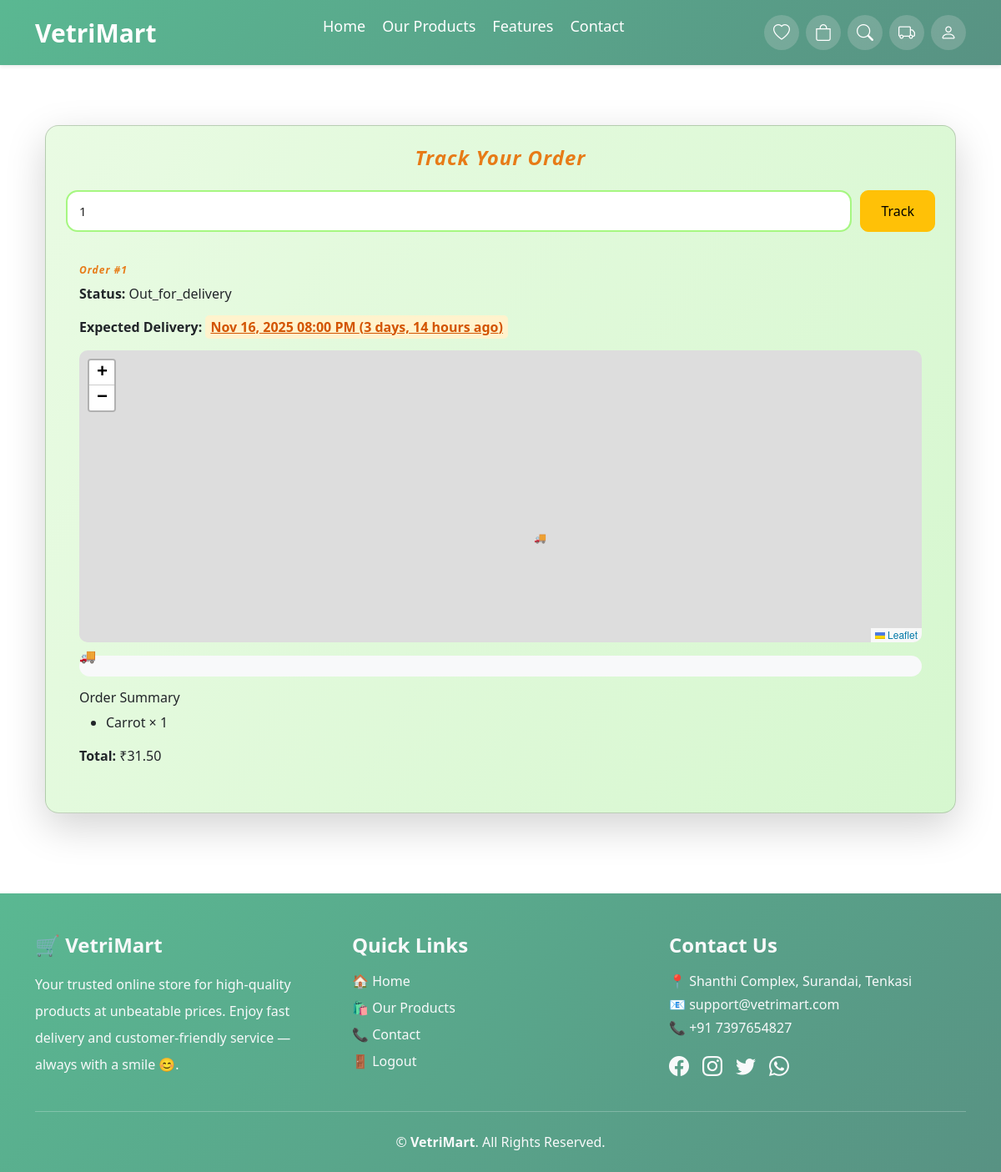
Screenshot of /track-order/?order_id=1 (signed in) with the database file from the repository.
### core/models.py (models this page shows, shortened)
class Order(models.Model):
    STATUS_CHOICES = [
        ('pending', 'Pending'),
        ('confirmed', 'Confirmed'),
        ('processing', 'Processing'),
        ('out_for_delivery', 'Out for Delivery'),
        ('delivered', 'Delivered'),
        ('delayed', 'Delayed'),
        ('failed', 'Failed'),
        ('cancelled', 'Cancelled'),
    ]
    user = models.ForeignKey(settings.AUTH_USER_MODEL, on_delete=models.CASCADE)
    full_name = models.CharField(max_length=100)
    email = models.EmailField(blank=True, null=True)
    phone = models.CharField(max_length=10)
    street_address = models.CharField(max_length=255)
    city = models.CharField(max_length=100)
    delivery_zone = models.ForeignKey('DeliveryZone', on_delete=models.SET_NULL,
                                      null=True, blank=True)
    delivery_slot = models.CharField(max_length=50)
    payment_method = models.CharField(max_length=20)
    latitude = models.FloatField(null=True, blank=True)
    longitude = models.FloatField(null=True, blank=True)
    address_from_map = models.CharField(max_length=255, blank=True, null=True)
    current_latitude = models.FloatField(null=True, blank=True)
    current_longitude = models.FloatField(null=True, blank=True)
    distance_km = models.FloatField(null=True, blank=True)
    expected_delivery_time = models.DateTimeField(null=True, blank=True)
    delivered_at = models.DateTimeField(null=True, blank=True)
    subtotal = models.DecimalField(max_digits=10, decimal_places=2, default=0)
    tax = models.DecimalField(max_digits=10, decimal_places=2, default=0)
    total_amount = models.DecimalField(max_digits=10, decimal_places=2, default=0)
    status = models.CharField(max_length=50, choices=STATUS_CHOICES, default="pending")
    last_notified_status = models.CharField(max_length=50, blank=True, null=True)
    created_at = models.DateTimeField(auto_now_add=True)
    razorpay_order_id = models.CharField(max_length=255, blank=True, null=True)
    razorpay_payment_id = models.CharField(max_length=255, blank=True, null=True)
    razorpay_signature = models.CharField(max_length=255, blank=True, null=True)
    payment_status = models.CharField(max_length=20, default="Pending")
    def get_distance_km(self):
        try:
            if not self.current_latitude or not self.current_longitude:
                return None
            if not self.latitude or not self.longitude:
                return None
            lat1 = radians(self.current_latitude)
            lon1 = radians(self.current_longitude)
            lat2 = radians(self.latitude)
            lon2 = radians(self.longitude)
            dlat = lat2 - lat1
            dlon = lon2 - lon1
            a = sin(dlat / 2) ** 2 + cos(lat1) * cos(lat2) * sin(dlon / 2) ** 2
            c = 2 * atan2(sqrt(a), sqrt(1 - a))
            return 6371 * c
        except:
            return None
    def simulate_movement(self):
        if self.status != "out_for_delivery":
            return
        if not self.current_latitude or not self.current_longitude:
            self.current_latitude = settings.WAREHOUSE_LAT
            self.current_longitude = settings.WAREHOUSE_LON
        step = 0.00045
        if self.latitude and self.longitude:
            if abs(self.latitude - self.current_latitude) > step:
                self.current_latitude += step if self.latitude > self.current_latitude else -step
            else:
                self.current_latitude = self.latitude
            if abs(self.longitude - self.current_longitude) > step:
                self.current_longitude += step if self.longitude > self.current_longitude else -step
            else:
                self.current_longitude = self.longitude
        self.save(update_fields=['current_latitude', 'current_longitude'])
    def update_status(self):
        prev = self.status
        now = timezone.now()
        if self.status in ["delivered", "failed", "cancelled"]:
            return
        if self.status == "pending":
            self.status = "confirmed"
        elif self.status == "confirmed":
            self.status = "processing"
        elif self.status == "processing":
            distance = self.get_distance_km()
            if distance is not None and distance > 0.1:
                self.status = "out_for_delivery"
        if self.expected_delivery_time:
            if now > self.expected_delivery_time and self.status not in ["out_for_delivery", "delivered"]:
                self.status = "delayed"
        distance = self.get_distance_km()
        if distance is not None and distance < 0.05:
            self.status = "delivered"
            self.delivered_at = timezone.now()
        if prev != self.status:
            self.save(update_fields=['status'])
            self.send_status_notification()

class OrderItem(models.Model):
    order = models.ForeignKey(Order, on_delete=models.CASCADE, related_name='items')
    product = models.ForeignKey(Product, on_delete=models.CASCADE, related_name='order_items')
    quantity = models.PositiveIntegerField(default=1)
    price = models.DecimalField(max_digits=10, decimal_places=2)

class Product(models.Model):
    UNIT_CHOICES = [
        ("kg", "Kilogram"),
        ("g", "Gram"),
        ("litre", "Litre"),
        ("ml", "Millilitre"),
        ("piece", "Piece"),
        ("pack", "Pack"),
        ("dozen", "Dozen"),
    ]
    category = models.ForeignKey(
        Category,
        related_name='products',
        on_delete=models.CASCADE
    )
    vendor = models.ForeignKey(
        settings.AUTH_USER_MODEL,
        on_delete=models.CASCADE,
        null=True,
        blank=True,
        related_name='vendor_products'
    )
    title = models.CharField(max_length=200)
    description = models.TextField(blank=True, null=True)
    base_price = models.DecimalField(max_digits=8, decimal_places=2)
    image = models.ImageField(upload_to='products/')
    unit = models.CharField(
        max_length=20,
        choices=UNIT_CHOICES,
        default="kg",
        help_text="Select the measurement unit for this product"
    )
    weight_options = models.CharField(
        max_length=200,
        default="500G,1KG,2KG",
        help_text="Comma-separated weight options such as 500G,1KG,2KG,500ML,1L"
    )
    wishlist_users = models.ManyToManyField(
        settings.AUTH_USER_MODEL,
        related_name='wishlist',
        blank=True
    )
    is_offer = models.BooleanField(
        default=False,
        help_text="Mark this product as an offer"
    )
    discount_percent = models.PositiveIntegerField(
        default=0,
        help_text="Enter discount percentage (e.g. 20 for 20%)"
    )
    offer_start = models.DateTimeField(
        null=True,
        blank=True,
        help_text="When the offer starts"
    )
    offer_end = models.DateTimeField(
        null=True,
        blank=True,
        help_text="When the offer ends"
    )

### core/views.py (the view)
# urls.py: path('track-order/', views.track_order, name='track_order'),
@login_required
def track_order(request):
    order_id = request.GET.get('order_id')
    order = None
    not_found = False
    if order_id:
        try:
            order = Order.objects.get(id=order_id, user=request.user)
        except Order.DoesNotExist:
            not_found = True
        else:
            if order.status == "processing" and (order.current_latitude is None or order.current_longitude is None):
                order.current_latitude = settings.WAREHOUSE_LAT
                order.current_longitude = settings.WAREHOUSE_LON
                order.save(update_fields=["current_latitude", "current_longitude"])
                order.update_status()
            order.simulate_movement()
            prev_status = order.status
            order.update_status()
            if order.status != prev_status:
                order.send_status_notification()
                order.last_notified_status = order.status
                order.save(update_fields=['last_notified_status'])
    return render(request, 'core/track_order.html', {
        'order': order,
        'order_id': order_id,
        'not_found': not_found,
        'WAREHOUSE_LAT': settings.WAREHOUSE_LAT,
        'WAREHOUSE_LON': settings.WAREHOUSE_LON,
    })

### core/context_processors.py (called while the page is built)
def guest_wishlist(request):
    wishlist = request.session.get("wishlist", [])
    return {
        "guest_wishlist_ids": wishlist
    }

### core/templates/core/track_order.html (shortened to what this page needs)
{% extends 'core/base.html' %} {% load static %}
{% load humanize %} {% block extra_css %}
<link
  rel="stylesheet"
  href="https://unpkg.com/leaflet@1.9.4/dist/leaflet.css"
/>
<link rel="stylesheet" href="{% static 'css/track_order.css' %}" />
{% endblock %} {% block content %}
<div class="container py-5 ">
  <div class="card shadow-lg p-4 rounded-4 trackcontainer">
    <h5 class="text-center mb-4 fw-bold fs-4">Track Your Order</h5>
     <form method="GET" id="trackForm" action="{% url 'track_order' %}">
    <div class="input-group mb-3">
        <input
            type="number"
            name="order_id"
            class="form-control"
            placeholder="Enter Order ID"
            value="{{ order_id|default:'' }}"
        />
        <button class="btn btn-warning px-4">Track</button>
    </div>
</form>
    {% if order %}
    <div class=" p-3 rounded">
      <h5>Order #{{ order.id }}</h5>
      <p><strong>Status:</strong> {{ order.status|capfirst }}</p>
      <p>
        <strong>Expected Delivery:</strong>
        <span id="deliveryTime" class="expected-delivery-highlight" style="cursor:pointer; font-weight:700; color:#d35400;">
          {{ order.expected_delivery_time|date:"M d, Y h:i A" }}
          ({{ order.expected_delivery_time|naturaltime }})
        </span>
      </p>
      <div
        id="map"
        style="height: 350px; width: 100%; border-radius: 10px"
      ></div>
      <div class="delivery-track position-relative rounded-pill bg-light mt-3">
        <div id="truckIcon">🚚</div>
      </div>
      <h6 class="mt-3">Order Summary</h6>
      <ul>
        {% for item in order.items.all %}
        <li>{{ item.product.title }} × {{ item.quantity }}</li>
        {% endfor %}
      </ul>
      <p><strong>Total:</strong> ₹{{ order.total_amount }}</p>
    </div>
    {% else %}
    <div class="alert alert-warning">Enter an Order ID to start tracking.</div>
    {% endif %}
  </div>
</div>
{% endblock %}

### core/static/css/track_order.css (style rules this page uses)
#map { height: 350px; width: 100%; border-radius: 12px; margin-top: 10px; }
.input-group .btn { margin-left: 10px !important; border-radius: 10px !important; }
.trackcontainer { background: linear-gradient(120deg, #e9fbe3, #d6f7cf); }
.delivery-track { height: 25px; }
#truckIcon { position: absolute; top: -12px; left: 0; }
input, textarea, select, .form-control, .form-select { border: 2px solid #a6f781 !important; padding: 12px 14px !important; border-radius: 14px !important; font-size: 15px !important; color: #222 !important; outline: none !important; box-shadow: none !important; }
h5 { font-size: 12px; font-weight: 700; font-style: italic; color: #e77b17!important; animation: bounceIn 1s ease-out, pulse 3s infinite ease-in-out; display: inline-block; letter-spacing: 1px; }
.expected-delivery-highlight { background: #fff3cd; padding: 3px 6px; border-radius: 5px; transition: 0.3s; }

### rows the page displays
Order: id "1", status "Out_for_delivery", expected_delivery_time "Nov 16, 2025 08:00 PM", expected_delivery_time "3 days, 14 hours ago", total_amount "31.50"
OrderItem: product "Carrot", quantity "1"
